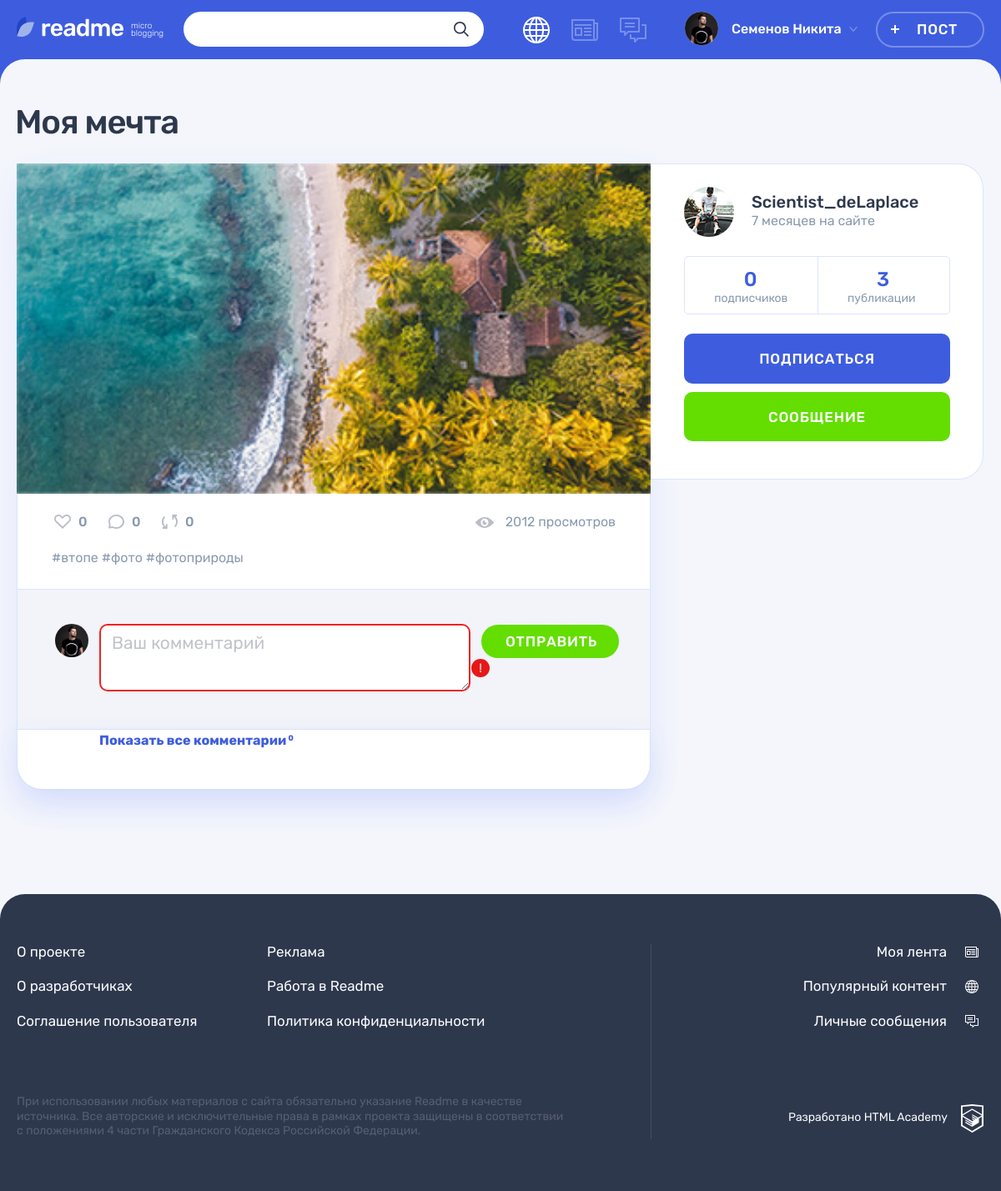
Screenshot of /post.php?id=5 with the database file from the repository.
### tables this page shows
CREATE TABLE posts (
  id INT AUTO_INCREMENT PRIMARY KEY,
  creation_date DATETIME,
  title VARCHAR(64) NOT NULL,
  text TEXT,
  quote_author VARCHAR(64),
  img VARCHAR(255),
  video VARCHAR(255),
  link VARCHAR(255),
  view_count INT,
  user_id INT,
  content_types_id INT
);

CREATE TABLE hashtags (
  id INT AUTO_INCREMENT PRIMARY KEY,
  hashtag_title VARCHAR(128)
);

CREATE TABLE users (
  id INT AUTO_INCREMENT PRIMARY KEY,
  registration_date DATETIME,
  email VARCHAR(320) NOT NULL,
  login VARCHAR(255) NOT NULL,
  password CHAR(64) NOT NULL,
  avatar VARCHAR(255)
);

### helpers.php (called while the page is built, shortened)
<?php
function get_noun_plural_form(int $number, string $one, string $two, string $many): string
{
    $number = (int)$number;
    $mod10 = $number % 10;
    $mod100 = $number % 100;
    switch (true) {
        case ($mod100 >= 11 && $mod100 <= 20):
            return $many;
        case ($mod10 > 5):
            return $many;
        case ($mod10 >= 2 && $mod10 <= 4):
            return $two;
        default:
            return $many;
    }
}
function include_template($name, array $data = [])
{
    $name = 'templates/' . $name;
    extract($data);
    require $name;
    $result = ob_get_clean();
    return $result;
}

### db.php (called while the page is built, shortened)
<?php
$con = mysqli_connect("127.0.0.1", "root", "", "2025455-readme-12");
mysqli_set_charset($con, "utf8");
return $con;

### uploads/utils.php (called while the page is built, shortened)
<?php
function post_date($date_str, $back) {
    $date = date_create($date_str);
    $date_format_str = date_format($date, 'Y-m-d H:i');
    $cur_date = date_create('now');
    $diff = date_diff($date, $cur_date);
    $diff_count_i = date_interval_format($diff, "%i");
    $diff_count_h = date_interval_format($diff, "%h");
    $diff_count_d = date_interval_format($diff, "%d");
    $diff_count_m = date_interval_format($diff, "%m");
    $rel_date = 0;
    if ($diff_count_i > 0 && $diff_count_i  < 60) {
        $rel_date = $diff_count_i . get_noun_plural_form($diff_count_i, ' минута ', ' минуты ', ' минут ') . $back;
    }
    if ($diff_count_h >= 1 && $diff_count_h  < 24) {
        $rel_date = $diff_count_h . get_noun_plural_form($diff_count_h, ' час ', ' часа ', ' часов ') . $back;
    }
    if ($diff_count_d >= 1 && $diff_count_d < 7) {
        $rel_date = $diff_count_d . get_noun_plural_form($diff_count_d, ' день ', ' дня ', ' дней ') . $back;
    }
    if ($diff_count_m > 1) {
        $rel_date = $diff_count_m . get_noun_plural_form($diff_count_m, ' месяц ', ' месяца ', ' месяцев ') . $back;
    }
    return [$date_format_str, $rel_date];
}
function get_db($sql_query) {
    $result = mysqli_query(require 'db.php', $sql_query);
    $array = mysqli_fetch_all($result, MYSQLI_ASSOC);
    return($array);
}
function get_post_details_from_db($filter_id) {
    $query = sprintf("SELECT posts.id, content_types.alias, posts.title, text, quote_author, img, video, link, view_count, user_id, content_types_id
FROM posts
INNER JOIN content_types ON posts.content_types_id = content_types.id
WHERE posts.id = %d",  $filter_id);
    $array = get_db($query);
    return($array);
}
function get_likes_quantity($filter_id) {
    $query = sprintf("SELECT l.id, l.user_id, l.post_id
FROM likes l
INNER JOIN posts p ON l.post_id = p.id
WHERE p.id = %d", $filter_id);
    $array = get_db($query);
    $likes_quantity = count($array);
    return($likes_quantity);
}
function get_hashtags_for_post($filter_id) {
    $query = sprintf("SELECT h.hashtag_title
FROM posts p
INNER JOIN posts_hashtags ph ON p.id = ph.post_id
INNER JOIN hashtags h ON ph.hashtag_id = h.id
WHERE p.id = %d", $filter_id);
    $array = get_db($query);
    return($array);
}
function get_comments_for_post_details($filter_id) {
    $query = sprintf("SELECT p.id, u.login, u.avatar, c.comment_creation_date, content, c.user_id, post_id
FROM comments c
INNER JOIN users u ON c.user_id = u.id
INNER JOIN posts p ON c.post_id = p.id
WHERE p.id = %d", $filter_id);
    $array = get_db($query);
    return($array);
}
function get_user_for_post_details($filter_id) {
    $query = sprintf("SELECT p.id, u.id, u.login, u.avatar, u.registration_date
FROM posts p
INNER JOIN users u ON p.user_id = u.id
WHERE p.id = %d", $filter_id);
    $array = get_db($query);
    return($array);
}
function get_subscribers_number($filter_id) {
    $query = sprintf("SELECT s.id, s.author_user_id, s.subscribed_user_id
FROM subscriptions s
INNER JOIN users u ON s.subscribed_user_id = u.id
WHERE u.id = %d", $filter_id);
    $array = get_db($query);
    $subscribers_number = count($array);
    return($subscribers_number);
}
function get_publications_number($filter_id) {
    $query = sprintf("SELECT p.id, p.user_id, u.id
FROM posts p
INNER JOIN users u ON p.user_id = u.id
WHERE u.id = %d", $filter_id);
    $array = get_db($query);
    $posts_number = count($array);
    return($posts_number);
}

### templates/post_page.php (the view, shortened to what this page needs)
<main class="page__main page__main--publication">
    <div class="container">
        <h1 class="page__title page__title--publication"><?=$post['title']?></h1>
        <section class="post-details">
            <div class="post-details__wrapper post-<?=$post['alias']?>">
                <div class="post-details__main-block post post--details">
                <?=$content?>
                    <div class="post__indicators">
                        <div class="post__buttons">
                            <a class="post__indicator post__indicator--likes button" href="#" title="Лайк">
                                <svg class="post__indicator-icon" width="20" height="17">
                                    <use xlink:href="#icon-heart"></use>
                                </svg>
                                <span><?=$likes_quantity?></span>
                            </a>
                            <a class="post__indicator post__indicator--comments button" href="#" title="Комментарии">
                                <svg class="post__indicator-icon" width="19" height="17">
                                    <use xlink:href="#icon-comment"></use>
                                </svg>
                                <span><?=count($comments, COUNT_NORMAL)?></span>
                            </a>
                            <a class="post__indicator post__indicator--repost button" href="#" title="Репост">
                                <svg class="post__indicator-icon" width="19" height="17">
                                    <use xlink:href="#icon-repost"></use>
                                </svg>
                                <span>0</span>
                            </a>
                        </div>
                        <span class="post__view"><?=$post['view_count']?> просмотров</span>
                    </div>
                    <ul class="post__tags">
                        <?php foreach ($hashtags as $hashtag): ?>
                        <li><a href="#">#<?=$hashtag['hashtag_title']?></a></li>
                        <?php endforeach; ?>
                    </ul>
                    <div class="comments">
                        <form class="comments__form form" action="#" method="post">
                            <div class="comments__my-avatar">
                                <img class="comments__picture" src="../img/userpic-medium.jpg" alt="Аватар пользователя">
                            </div>
                            <div class="form__input-section form__input-section--error">
                                <textarea class="comments__textarea form__textarea form__input" placeholder="Ваш комментарий"></textarea>
                                <button class="form__error-button button" type="button">!</button>
                            </div>
                            <button class="comments__submit button button--green" type="submit">Отправить</button>
                        </form>
                        <div class="comments__list-wrapper">
                            <a class="comments__more-link" href="#">
                                <span>Показать все комментарии</span>
                                <sup class="comments__amount"><?=count($comments, COUNT_NORMAL)?></sup>
                            </a>
                        </div>
                    </div>
                </div>
                <div class="post-details__user user">
                    <div class="post-details__user-info user__info">
                        <div class="post-details__avatar user__avatar">
                            <a class="post-details__avatar-link user__avatar-link" href="#">
                                <img class="post-details__picture user__picture" src="../img/<?=$user['avatar']?>" alt="Аватар пользователя">
                            </a>
                        </div>
                        <div class="post-details__name-wrapper user__name-wrapper">
                            <a class="post-details__name user__name" href="#">
                                <span><?=$user['login']?></span>
                            </a>
                            <?php $registration_date = $user['registration_date'];
                            [$format_date, $rel_date] = post_date($registration_date, 'на сайте'); ?>
                            <time class="post-details__time user__time" datetime="<?=$format_date?>" title="<?=$registration_date?>"><?=$rel_date?></time>
                        </div>
                    </div>
                    <div class="post-details__rating user__rating">
                        <p class="post-details__rating-item user__rating-item user__rating-item--subscribers">
                            <span class="post-details__rating-amount user__rating-amount"><?=$subscribers_number?></span>
                            <span class="post-details__rating-text user__rating-text"><?=get_noun_plural_form($subscribers_number,'подписчик', 'подписчика', 'подписчиков')?></span>
                        </p>
                        <p class="post-details__rating-item user__rating-item user__rating-item--publications">
                            <span class="post-details__rating-amount user__rating-amount"><?=$publications_number?></span>
                            <span class="post-details__rating-text user__rating-text"><?=get_noun_plural_form($publications_number,'публикация', 'публикации', 'публикаций')?></span>
                        </p>
                    </div>
                    <div class="post-details__user-buttons user__buttons">
                        <button class="user__button user__button--subscription button button--main" type="button">Подписаться</button>
                        <a class="user__button user__button--writing button button--green" href="#">Сообщение</a>
                    </div>
                </div>
            </div>
        </section>
    </div>
</main>

### templates/post-photo.php (shortened to what this page needs)
<div class="post-details__image-wrapper post-photo__image-wrapper">
    <img src="../img/<?=$post['img'];?>" alt="Фото от пользователя" width="760" height="507">
</div>

### rows the page displays
posts: title "Моя мечта", img (picture), view_count "2012", user.avatar (picture), user.login "Scientist_deLaplace"
hashtags: hashtag_title "втопе"
hashtags: hashtag_title "фото"
hashtags: hashtag_title "фотоприроды"

### other values shown
$user_name "Семенов Никита"
$likes_quantity "0"
count($comments, COUNT_NORMAL) "0"
$rel_date "7 месяцев на сайте"
$subscribers_number "0"
$publications_number "3"
